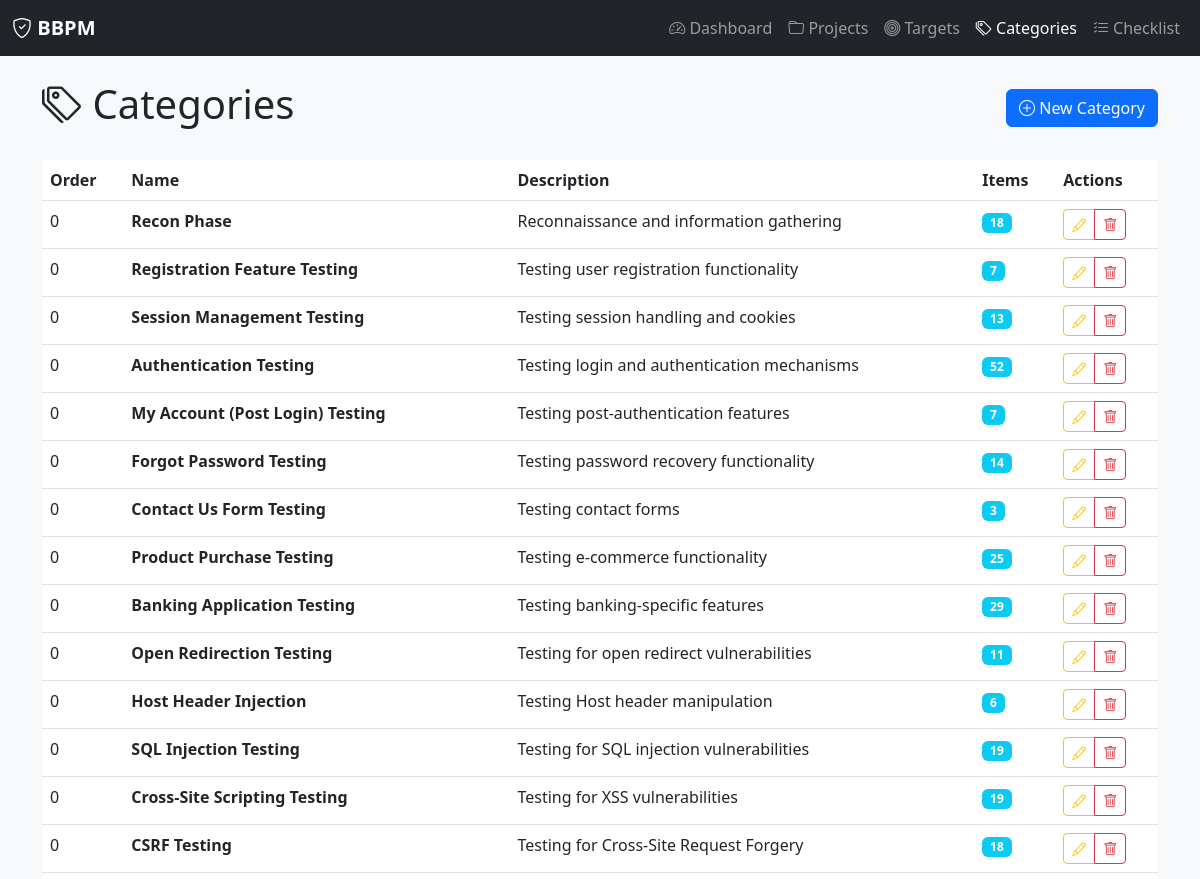
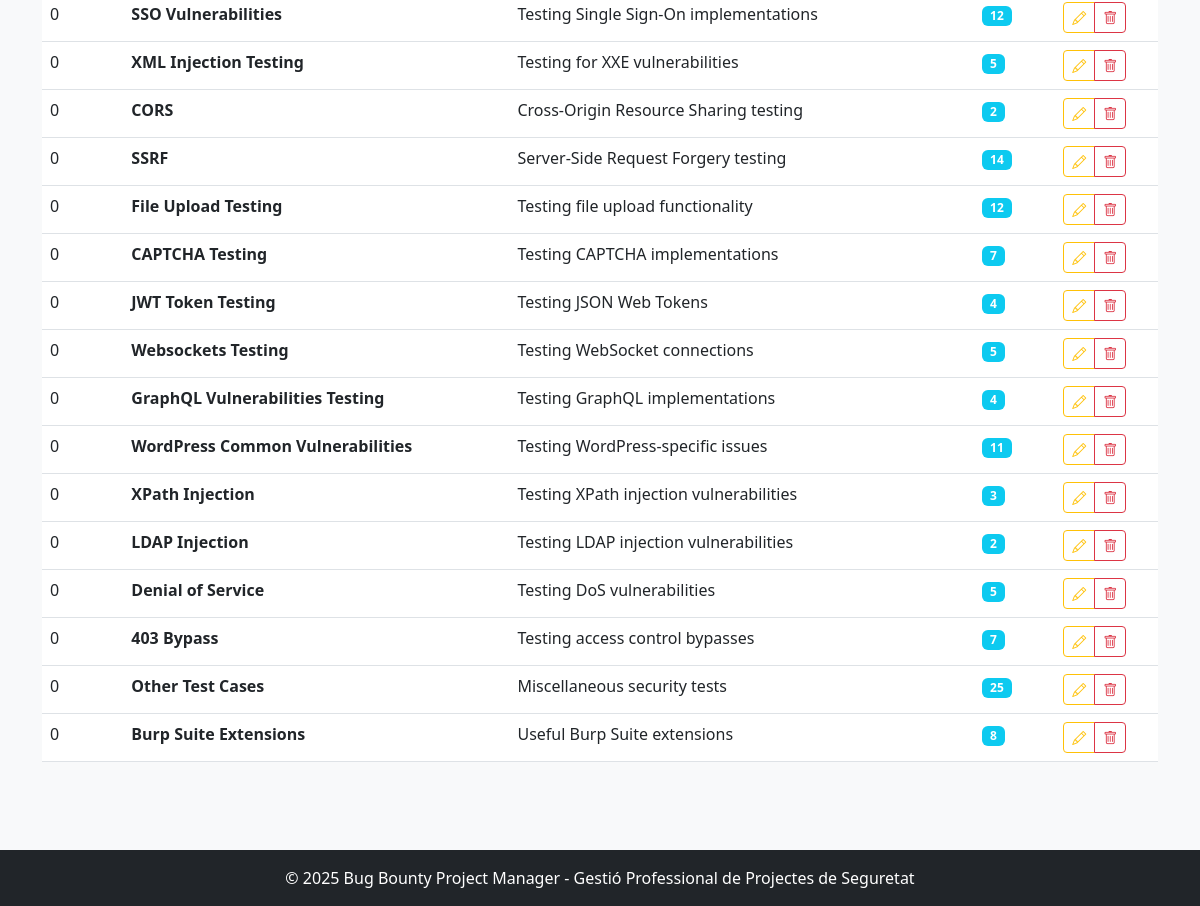
The page /categories on the database as committed earlier (2 pictures, top to bottom).
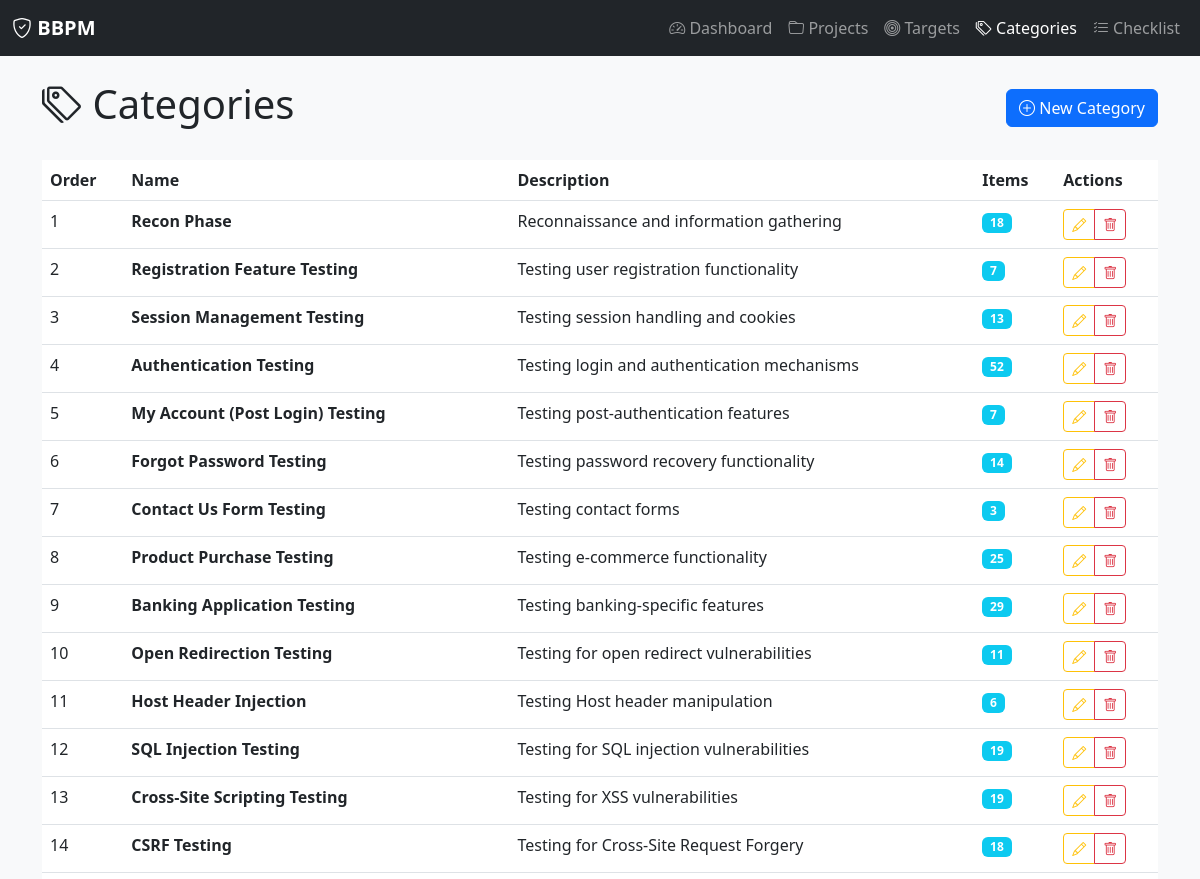
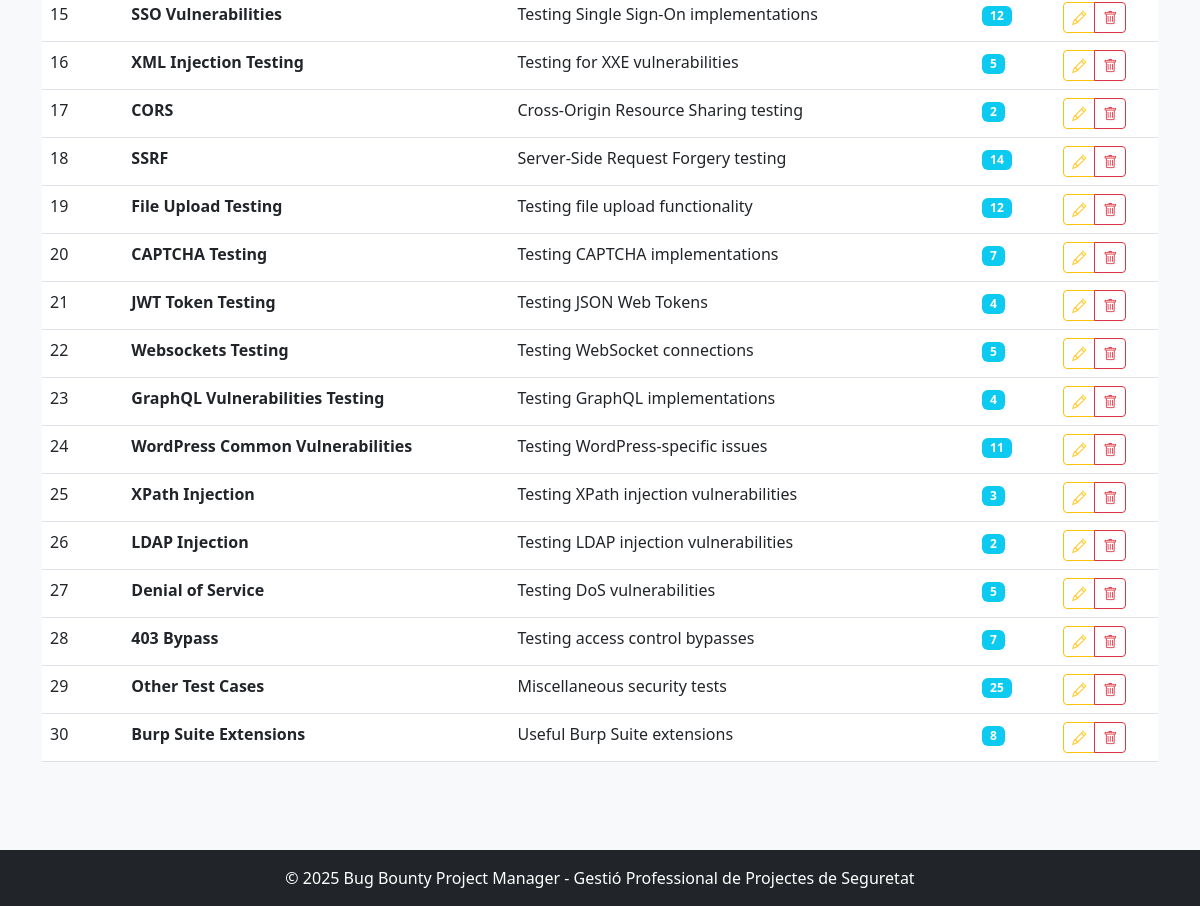
The same page on the database as committed later (2 pictures, top to bottom).
### tables this page shows
CREATE TABLE IF NOT EXISTS categories (
    id INT AUTO_INCREMENT PRIMARY KEY,
    name VARCHAR(255) NOT NULL,
    description TEXT,
    order_num INT DEFAULT 0,
    created_at TIMESTAMP DEFAULT CURRENT_TIMESTAMP
);

### app/Controllers/CategoryController.php (called while the page is built, shortened)
<?php
class CategoryController extends Controller
{
    private Category $model;
    public function __construct()
    {
        $this->model = new Category();
    }
    public function index(): void
    {
        $categories = $this->model->getWithItemCount();
        $this->view('categories.index', ['categories' => $categories]);
    }
}

### app/Core/Router.php (called while the page is built, shortened)
<?php
class Router
{
    private array $routes = [];
    private string $basePath = '';
    public function __construct(string $basePath = '')
    {
        $this->basePath = rtrim($basePath, '/');
    }
    private function addRoute(string $method, string $path, callable|array $handler): void
    {
        $path = $this->basePath . $path;
        $this->routes[] = [
            'method' => $method,
            'path' => $path,
            'handler' => $handler,
            'pattern' => $this->compileRoute($path)
        ];
    }
    private function compileRoute(string $path): string
    {
        $pattern = preg_replace('/\{([a-zA-Z_][a-zA-Z0-9_]*)\}/', '(?P<$1>[^/]+)', $path);
        return '#^' . $pattern . '$#';
    }
    public function dispatch(string $method, string $uri): mixed
    {
        $uri = strtok($uri, '?');
        $uri = rtrim($uri, '/') ?: '/';
        foreach ($this->routes as $route) {
            if ($route['method'] !== $method) {
                continue;
            }
            if (preg_match($route['pattern'], $uri, $matches)) {
                $params = array_filter($matches, 'is_string', ARRAY_FILTER_USE_KEY);
                return $this->callHandler($route['handler'], $params);
            }
        }
        return $this->notFound();
    }
    private function callHandler(callable|array $handler, array $params): mixed
    {
        if (is_array($handler)) {
            [$controller, $method] = $handler;
            $controller = new $controller();
            return $controller->$method(...array_values($params));
        }
        return $handler(...array_values($params));
    }
}

### public/index.php (called while the page is built, shortened)
<?php
$router = new \App\Core\Router();
$method = $_SERVER['REQUEST_METHOD'];
$uri = parse_url($_SERVER['REQUEST_URI'], PHP_URL_PATH);
try {
    $result = $router->dispatch($method, $uri);
} catch (\Exception $e) {
    http_response_code(500);
    if ($_SERVER['HTTP_ACCEPT'] === 'application/json' || str_starts_with($uri, '/api/')) {
        header('Content-Type: application/json');
        echo json_encode(['error' => $e->getMessage()]);
    } else {
        echo "Error: " . $e->getMessage();
    }
}

### config/database.php (called while the page is built)
<?php
return [
    'host' => getenv('DB_HOST') ?: 'db',
    'port' => getenv('DB_PORT') ?: '3306',
    'database' => getenv('DB_NAME') ?: 'bbpm_db',
    'username' => getenv('DB_USER') ?: 'bbpm_user',
    'password' => getenv('DB_PASS') ?: 'bbpm_password',
    'charset' => 'utf8mb4',
    'options' => [
        PDO::ATTR_ERRMODE => PDO::ERRMODE_EXCEPTION,
        PDO::ATTR_DEFAULT_FETCH_MODE => PDO::FETCH_ASSOC,
        PDO::ATTR_EMULATE_PREPARES => false,
    ]
];

### app/Core/Database.php (called while the page is built, shortened)
<?php
class Database
{
    private static ?PDO $instance = null;
    public static function getInstance(): PDO
    {
        if (self::$instance === null) {
            $config = require __DIR__ . '/../../config/database.php';
            $dsn = sprintf(
                'mysql:host=%s;port=%s;dbname=%s;charset=%s',
                $config['host'],
                $config['port'],
                $config['database'],
                $config['charset']
            );
            try {
                self::$instance = new PDO(
                    $dsn,
                    $config['username'],
                    $config['password'],
                    $config['options']
                );
            } catch (PDOException $e) {
                throw new PDOException('Database connection failed: ' . $e->getMessage());
            }
        }
        return self::$instance;
    }
}

### app/Models/Category.php (called while the page is built, shortened)
<?php
class Category extends Model
{
    public function getWithItemCount(): array
    {
        $sql = "
            SELECT c.*, COUNT(ci.id) as item_count
            FROM categories c
            LEFT JOIN checklist_items ci ON c.id = ci.category_id
            GROUP BY c.id
            ORDER BY c.order_num
        ";
        return $this->query($sql)->fetchAll();
    }
}

### app/Core/Model.php (called while the page is built, shortened)
<?php
abstract class Model
{
    protected PDO $db;
    public function __construct()
    {
        $this->db = Database::getInstance();
    }
    public function query(string $sql, array $params = []): \PDOStatement
    {
        $stmt = $this->db->prepare($sql);
        $stmt->execute($params);
        return $stmt;
    }
}

### app/Views/categories/index.php (the view, shortened to what this page needs)
<?php $active = 'categories'; $title = 'Categories - BBPM'; ?>
<div class="container">
    <div class="d-flex justify-content-between align-items-center mb-4">
        <h1><i class="bi bi-tags"></i> Categories</h1>
        <button class="btn btn-primary" data-bs-toggle="modal" data-bs-target="#createModal">
            <i class="bi bi-plus-circle"></i> New Category
        </button>
    </div>
    <?php if (empty($categories)): ?>
        <div class="alert alert-info">
            No categories found.
        </div>
    <?php else: ?>
        <div class="table-responsive">
            <table class="table table-hover">
                <thead>
                    <tr>
                        <th>Order</th>
                        <th>Name</th>
                        <th>Description</th>
                        <th>Items</th>
                        <th>Actions</th>
                    </tr>
                </thead>
                <tbody>
                    <?php foreach ($categories as $category): ?>
                        <tr>
                            <td><?= $category['order_num'] ?? 0 ?></td>
                            <td><strong><?= htmlspecialchars($category['name']) ?></strong></td>
                            <td><?= htmlspecialchars($category['description'] ?? '') ?></td>
                            <td><span class="badge bg-info"><?= $category['item_count'] ?? 0 ?></span></td>
                            <td>
                                <div class="btn-group">
                                    <button class="btn btn-sm btn-outline-warning" onclick="editCategory(<?= htmlspecialchars(json_encode($category)) ?>)">
                                        <i class="bi bi-pencil"></i>
                                    </button>
                                    <button class="btn btn-sm btn-outline-danger btn-delete"
                                            data-url="/categories/<?= $category['id'] ?>"
                                            data-confirm="Delete category '<?= htmlspecialchars($category['name']) ?>'?">
                                        <i class="bi bi-trash"></i>
                                    </button>
                                </div>
                            </td>
                        </tr>
                    <?php endforeach; ?>
                </tbody>
            </table>
        </div>
    <?php endif; ?>
</div>

### app/Core/Controller.php (shortened to what this page needs)
<?php
abstract class Controller
{
    protected function view(string $view, array $data = []): void
    {
        extract($data);
        $viewFile = __DIR__ . '/../Views/' . str_replace('.', '/', $view) . '.php';
        require $viewFile;
        $content = ob_get_clean();
        $layout = $data['layout'] ?? 'app';
        $layoutFile = __DIR__ . '/../Views/layouts/' . $layout . '.php';
        if (file_exists($layoutFile)) {
            require $layoutFile;
        } else {
            echo $content;
        }
    }
}

### app/Views/layouts/app.php (shortened to what this page needs)
<!DOCTYPE html>
<html lang="ca">
<head>
    <link href="https://cdn.jsdelivr.net/npm/bootstrap@5.3.0/dist/css/bootstrap.min.css" rel="stylesheet">
    <link rel="stylesheet" href="https://cdn.jsdelivr.net/npm/bootstrap-icons@1.11.0/font/bootstrap-icons.css">
    <link rel="stylesheet" href="/assets/css/style.css">
</head>
<body>
    <nav class="navbar navbar-expand-lg navbar-dark bg-dark">
        <div class="container-fluid">
            <a class="navbar-brand" href="/">
                <i class="bi bi-shield-check"></i> BBPM
            </a>
            <div class="collapse navbar-collapse" id="navbarNav">
                <ul class="navbar-nav ms-auto">
                    <li class="nav-item">
                        <a class="nav-link <?= isset($active) && $active === 'dashboard' ? 'active' : '' ?>" href="/">
                            <i class="bi bi-speedometer2"></i> Dashboard
                        </a>
                    </li>
                    <li class="nav-item">
                        <a class="nav-link <?= isset($active) && $active === 'projects' ? 'active' : '' ?>" href="/projects">
                            <i class="bi bi-folder"></i> Projects
                        </a>
                    </li>
                    <li class="nav-item">
                        <a class="nav-link <?= isset($active) && $active === 'targets' ? 'active' : '' ?>" href="/targets">
                            <i class="bi bi-bullseye"></i> Targets
                        </a>
                    </li>
                    <li class="nav-item">
                        <a class="nav-link <?= isset($active) && $active === 'categories' ? 'active' : '' ?>" href="/categories">
                            <i class="bi bi-tags"></i> Categories
                        </a>
                    </li>
                    <li class="nav-item">
                        <a class="nav-link <?= isset($active) && $active === 'checklist' ? 'active' : '' ?>" href="/checklist">
                            <i class="bi bi-list-check"></i> Checklist
                        </a>
                    </li>
                </ul>
            </div>
        </div>
    </nav>
    <main class="py-4">
        <?= $content ?? '' ?>
    </main>
    <footer class="bg-dark text-white text-center py-3 mt-5">
        <div class="container">
            <p class="mb-0">&copy; <?= date('Y') ?> Bug Bounty Project Manager - Gestió Professional de Projectes de Seguretat</p>
        </div>
    </footer>
</body>
</html>

### public/assets/css/style.css (style rules this page uses)
:root { --primary: #0d6efd; --secondary: #6c757d; --success: #198754; --danger: #dc3545; --warning: #ffc107; --info: #0dcaf0; --light: #f8f9fa; --dark: #212529; }
body { min-height: 100vh; background-color: var(--light); }
.navbar-brand { font-weight: 700; font-size: 1.25rem; }
.table-hover tbody tr { transition: background-color 0.15s; }
.btn { transition: all 0.15s; }
.badge { font-weight: 600; }

Rows that differ between the two databases and show on the page:
changed categories "Recon Phase": order_num "0" → "1"
changed categories "Registration Feature Testing": order_num "0" → "2"
changed categories "Session Management Testing": order_num "0" → "3"
changed categories "Authentication Testing": order_num "0" → "4"
changed categories "My Account (Post Login) Testing": order_num "0" → "5"
changed categories "Forgot Password Testing": order_num "0" → "6"
changed categories "Contact Us Form Testing": order_num "0" → "7"
changed categories "Product Purchase Testing": order_num "0" → "8"
changed categories "Banking Application Testing": order_num "0" → "9"
changed categories "Open Redirection Testing": order_num "0" → "10"
changed categories "Host Header Injection": order_num "0" → "11"
changed categories "SQL Injection Testing": order_num "0" → "12"
changed categories "Cross-Site Scripting Testing": order_num "0" → "13"
changed categories "CSRF Testing": order_num "0" → "14"
changed categories "SSO Vulnerabilities": order_num "0" → "15"
changed categories "XML Injection Testing": order_num "0" → "16"
changed categories "CORS": order_num "0" → "17"
changed categories "SSRF": order_num "0" → "18"
changed categories "File Upload Testing": order_num "0" → "19"
changed categories "CAPTCHA Testing": order_num "0" → "20"
changed categories "JWT Token Testing": order_num "0" → "21"
changed categories "Websockets Testing": order_num "0" → "22"
changed categories "GraphQL Vulnerabilities Testing": order_num "0" → "23"
changed categories "WordPress Common Vulnerabilities": order_num "0" → "24"
changed categories "XPath Injection": order_num "0" → "25"
changed categories "LDAP Injection": order_num "0" → "26"
changed categories "Denial of Service": order_num "0" → "27"
changed categories "403 Bypass": order_num "0" → "28"
changed categories "Other Test Cases": order_num "0" → "29"
changed categories "Burp Suite Extensions": order_num "0" → "30"
